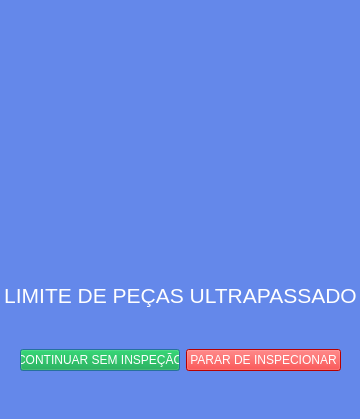
<?xml version="1.0" encoding="UTF-8"?>
<ui version="4.0">
 <class>Dialog</class>
 <widget class="QDialog" name="Dialog">
  <property name="geometry">
   <rect>
    <x>0</x>
    <y>0</y>
    <width>360</width>
    <height>419</height>
   </rect>
  </property>
  <property name="windowTitle">
   <string>Dialog</string>
  </property>
  <property name="styleSheet">
   <string notr="true">background-color: #6488EA;</string>
  </property>
  <widget class="QWidget" name="horizontalLayoutWidget">
   <property name="geometry">
    <rect>
     <x>20</x>
     <y>320</y>
     <width>321</width>
     <height>80</height>
    </rect>
   </property>
   <layout class="QHBoxLayout" name="horizontalLayout">
    <item>
     <widget class="QPushButton" name="button_continue">
      <property name="styleSheet">
       <string notr="true">background-color: #00A336; color: white;</string>
      </property>
      <property name="text">
       <string>CONTINUAR SEM INSPEÇÃO</string>
      </property>
     </widget>
    </item>
    <item>
     <widget class="QPushButton" name="button_turn_off">
      <property name="styleSheet">
       <string notr="true">background-color: red; color: white;</string>
      </property>
      <property name="text">
       <string>PARAR DE INSPECIONAR</string>
      </property>
     </widget>
    </item>
   </layout>
  </widget>
  <widget class="QLabel" name="label">
   <property name="geometry">
    <rect>
     <x>0</x>
     <y>280</y>
     <width>361</width>
     <height>31</height>
    </rect>
   </property>
   <property name="font">
    <font>
     <pointsize>16</pointsize>
    </font>
   </property>
   <property name="styleSheet">
    <string notr="true">color:white</string>
   </property>
   <property name="text">
    <string>LIMITE DE PEÇAS ULTRAPASSADO</string>
   </property>
   <property name="alignment">
    <set>Qt::AlignmentFlag::AlignCenter</set>
   </property>
  </widget>
  <widget class="QLabel" name="label_2">
   <property name="geometry">
    <rect>
     <x>10</x>
     <y>0</y>
     <width>351</width>
     <height>271</height>
    </rect>
   </property>
   <property name="text">
    <string/>
   </property>
   <property name="pixmap">
    <pixmap>../../docs_image/alert_background.png</pixmap>
   </property>
   <property name="alignment">
    <set>Qt::AlignmentFlag::AlignCenter</set>
   </property>
  </widget>
 </widget>
 <resources/>
 <connections/>
</ui>
